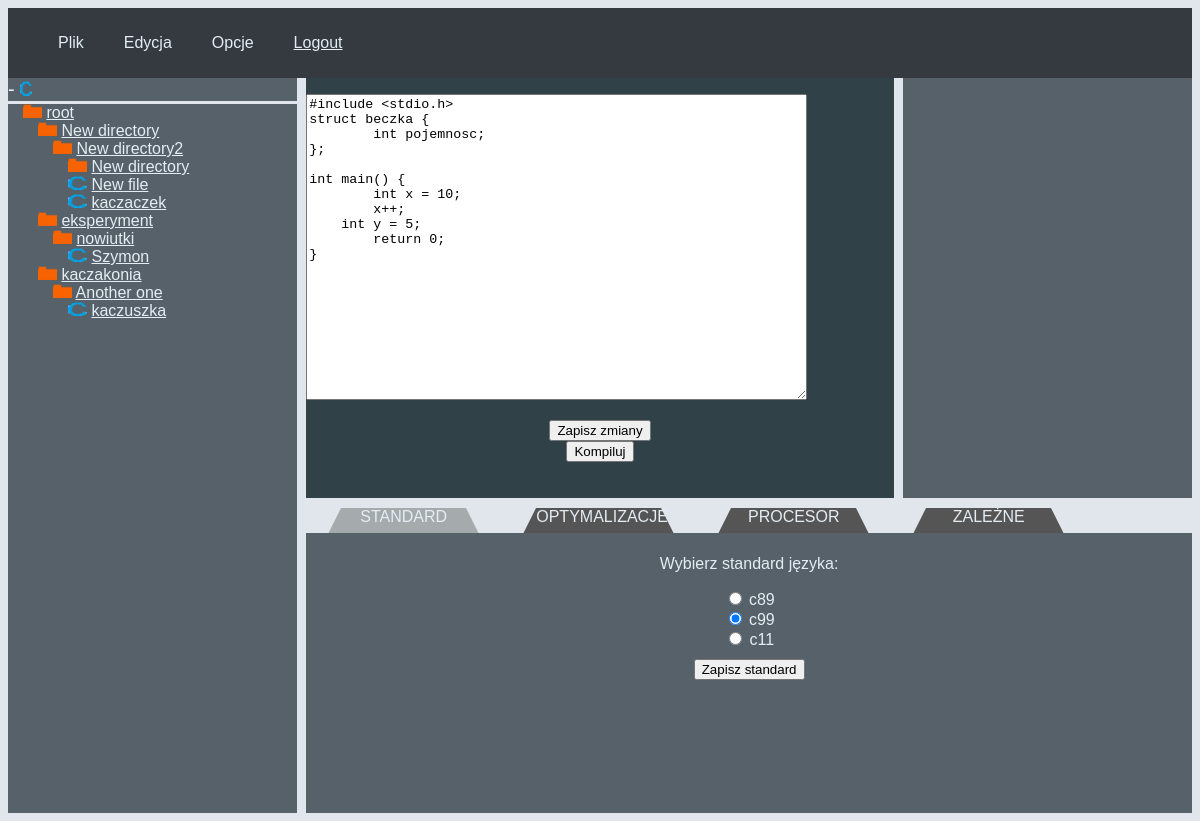
/dir_browse/file_detail/19/ (signed in), run on the app's committed database.
### dir_browse/models.py (models this page shows, shortened)
class FileSystemAbstractModel(BaseModel):
    parent = models.ForeignKey('Directory', on_delete=models.CASCADE, blank=True, null=True)
    class Meta:
        abstract = True

class Directory(FileSystemAbstractModel):
    is_a_file = False
    class Meta:
        abstract = False

class File(FileSystemAbstractModel):
    text = models.CharField(max_length=10000, default="siema")
    is_a_file = True
    class Meta:
        abstract = False

class Standard(models.Model):
    name = models.CharField(max_length = 10)

### dir_browse/views.py (the view)
# urls.py: path('file_detail/<int:pk>/', views.file_detail, name='file_detail'),
@login_required
def file_detail(request, pk):
    file = get_object_or_404(File, id=pk)
    if file.owner != request.user:
        return HttpResponseNotFound()
    if request.method == "POST":
        form = EditorForm(request.POST)
        if form.is_valid():
            text = form.cleaned_data["text"]
            file.text = text
            file.change_date = timezone.now()
            file.save()
            return HttpResponse()
    else:
        form = EditorForm(initial={'text': file.text})
    list = append_descendants(request.user, None, [])
    standard_list = Standard.objects.all()
    processor_list = Processor.objects.all()
    asm = getDataOrNothing(file.name)
    optimizations_form = OptimizationsForm()
    dependant_form = DependantForm()
    settings = CompilationSettings.objects.order_by("id")[0]
    return render(request, "dir_browse/file_detail.html", {"settings": settings, "dependant_form": dependant_form, "optimizations_form": optimizations_form, "form": form, "file": file, "directory_list": list, "pk": pk, "standard_list": standard_list, "asm": asm, "processor_list": processor_list})

### dir_browse/forms.py
class DependantForm(forms.Form):
    def __init__(self, *args, **kwargs):
        super(DependantForm, self).__init__(*args, **kwargs)
        if CompilationSettings.objects.all().count() > 0:
            self.fields['options'] = forms.MultipleChoiceField(choices=[(o.name, str(o)) for o in DependantOption.objects.filter(
            processor=CompilationSettings.objects.order_by("id")[0].processor)], label='', required=False)
        else:
            self.fields['options'] = forms.MultipleChoiceField(choices=[(o.name, str(o)) for o in DependantOption.objects.all()], label='', required=False)
    if CompilationSettings.objects.all().count() > 0:
        options = forms.MultipleChoiceField(choices=[(o.name, str(o)) for o in DependantOption.objects.filter(
            processor=CompilationSettings.objects.order_by("id")[0].processor)], label='', required=False)
    else:
         options = forms.MultipleChoiceField(choices=[(o.name, str(o)) for o in DependantOption.objects.all()], label='', required=False)

class OptimizationsForm(forms.Form):
    options = forms.MultipleChoiceField(
        choices=[(o.name, str(o)) for o in Optimization.objects.all()], label='', required=False)

### dir_browse/models.py (called while the page is built)
    def __str__(self):
        return self.name

### dir_browse/views.py (called while the page is built)
def getDataOrNothing(file):
    try:
        text_file = open(file + ".asm", "r")
        data = text_file.read()
        text_file.close()
    except:
        return ("")
    return (data)

def append_descendants(user, name, list):
    children = Directory.objects.filter(
        parent=name).filter(alive=True, owner=user).order_by("name")
    children2 = File.objects.filter(
        parent=name).filter(alive=True, owner=user).order_by("name")
    if children.count() or children2.count() >= 1 and name != None:
        list.append("in")
    for child in children:
        list.append(child)
        list = append_descendants(user, child, list)
    for child in children2:
        list.append(child)
    if children.count() or children2.count() >= 1 and name != None:
        list.append("out")
    return list

### dir_browse/templates/dir_browse/file_detail.html (shortened to what this page needs)
{% extends 'dir_browse/base.html' %}
{% block left %}
<a class="directories-menu-button" id="delete-button" href={% url 'dir_browse:delete_file' pk %}>-{% load static %}
    <img src={% static 'dir_browse/images/file.png' %} alt="file icon">
{% endblock %}
{% block centre %}
<div class="cell-code">
    <form action={% url 'dir_browse:file_detail' pk %} id="formdata" method="post">
        <div class="code-area">
        {{form.as_p}}
        </div>
        <input type="submit" value="Zapisz zmiany">
    </form>
    <form action={% url 'dir_browse:compile' pk %} method="post">
        <input type="submit" value="Kompiluj">
    </form>
</div>
<link rel="stylesheet" href="https://cdnjs.cloudflare.com/ajax/libs/codemirror/5.65.0/codemirror.min.css"
 />
<link rel="stylesheet" href="https://cdnjs.cloudflare.com/ajax/libs/codemirror/5.65.0/theme/oceanic-next.min.css"
 />
{% endblock %}

### dir_browse/templates/dir_browse/base.html (shortened to what this page needs)
<!DOCTYPE html>
<html lang="pl-PL">
<head>
    {% load static %}
    <link rel="stylesheet" href={% static 'dir_browse/schemeStyle.css' %}>
</head>
<body>
    <div class="wrapper">
        <div class="cell-top">
                {% load static %}
            <nav class="bar">
                <ul class="bar-list">
                    <li>Plik</li>
                    <li>Edycja</li>
                    <li>Opcje</li>
                    {% if request.user.is_authenticated %}
                    <li><a class="top-cell-link" href="{% url 'dir_browse:logout' %}">Logout</a></li>
                    {% else %}
                    <li><a class="top-cell-link" href="{% url 'dir_browse:login' %}">Login</a></li>
                    {% endif %}
                </ul>
            </nav>
        </div>
        <div class="cell-directories">
            <div class="directories-menu">
                {% block left %}
                {% endblock %}
            </div>
            <div class="directory">
                <img src={% static 'dir_browse/images/directory.png' %} alt="directory icon">
                <a class="directories-menu-link" href="{% url 'dir_browse:index'%}">root</a>
            </div>
            {% if directory_list %}
            <ul class="directory">
                {% for directory in directory_list %}
                {% if directory == 'in' %}
                <ul class="directory">
                    {% elif directory == 'out' %}
                </ul>
                {% else %}
                {% if directory.is_a_file == False %}
                {% load static %}
                <li>
                    <img src={% static 'dir_browse/images/directory.png' %} alt="directory icon">
                    <a class="directories-menu-link" href={% url 'dir_browse:dir_detail' directory.id %}>{{directory.name }}</a>
                </li>
                {% else %}
                <li>
                    <img src={% static 'dir_browse/images/file.png' %} alt="directory icon">
                    <a class="directories-menu-link" href={% url 'dir_browse:file_detail' directory.id %}>{{directory.name }}</a>
                </li>
                {% endif %}
                {% endif %}
                {% endfor %}
            </ul>
            {% else %}
            <p>No directories are available.</p>
            {% endif %}
        </div>
        {% block centre %}
        {% endblock %}
        <div class="cell-right">
        </div>
        {% block down %}
        <div class="cell-tab">
            <div class="tab" id="defaultOpen" onclick="openTab(event, 'tab1')">STANDARD</div>
            <div class="tab" onclick="openTab(event, 'tab2')">OPTYMALIZACJE</div>
            <div class="tab" onclick="openTab(event, 'tab3')">PROCESOR</div>
            <div class="tab" onclick="openTab(event, 'tab4')">ZALEŻNE</div>
        </div>
        <div class="cell-tab-data" id="tab1">
            <form action={% url 'dir_browse:choose_standard' %} method="post">
                <fieldset>
                    <p>Wybierz standard języka:</p>
                    {% for standard in standard_list %}
                    {% if settings.standard == standard %}
                    <input type="radio" name="standard" id="standard{{ forloop.counter }}" value="{{ standard.id }}"
                        checked="checked">
                    {%else %}
                    <input type="radio" name="standard" id="standard{{ forloop.counter }}" value="{{ standard.id }}">
                    {%endif%}
                    <label for="standard{{ forloop.counter }}">{{ standard.name }}</label><br>
                    {% endfor %}
                </fieldset>
                <input type="submit" value="Zapisz standard">
            </form>
        </div>
        {% endblock %}
    </div>
</body>
</html>

### dir_browse/static/dir_browse/schemeStyle.css (style rules this page uses)
:root { --first-color: #566169; --second-color: #304148; --top-cell-color: #343a40; --top-cell-hover-color: #51575c; --tab-hover-color: #7f868b; --tab-active-color: #a5aaad; --tab-color: #555; --text-color: rgb(228, 237, 244); --text-color-darker: rgb(213, 221, 226); --text-color-darkest: rgb(184, 191, 197); --background-white: rgb(225, 230, 236); }
body { background-color: var(--background-white); }
fieldset { border: none }
.wrapper { display: grid; grid-template-columns: 1fr 1fr 1fr 1fr; grid-template-rows: 1fr 6fr 0.5fr 4fr; grid-column-gap: 9px; grid-row-gap: 0px; text-align: center; }
[class^='cell'] { min-height: 10px; color: var(--text-color); font-family: 'Titillium Web', 'Alegreya Sans', sans-serif; }
ul { list-style: none; }
.cell-directories { grid-row: 2/5; background-color: var(--first-color); }
.directory { padding-left: 15px; margin: 0; text-align: start; }
.directory img { height: 14px; width: 19px; }
.directories-menu { border-bottom: 3px solid var(--background-white); text-align: left; }
.directories-menu-button { font-size: 20px; color: var(--text-color); background-color: var(--first-color); margin-right: 10px; }
.directories-menu-button:link { text-decoration: none; }
.directories-menu-button img { max-height: 15px; }
.directories-menu-link:link { color: var(--text-color); }
.cell-code { grid-column: 2/4; background-color: var(--second-color); resize: none; }
.code-area { text-align: left; }
.cell-code::placeholder { color: var(--text-color); }
.cell-right { grid-column: 4/4; background-color: var(--first-color); }
.cell-tab { grid-column: 2/5; }
.cell-tab-data { display: none; background-color: var(--first-color); grid-column: 2/5; }
.tab { border-bottom: 50px solid var(--tab-color); border-left: 25px solid transparent; border-right: 25px solid transparent; height: 0; width: 125px; margin: 10px; float: left; }
.tab.active { border-bottom: 50px solid var(--tab-active-color); }
.cell-top { grid-column: 1/5; background-color: var(--top-cell-color); }
.bar-list li { color: var(--text-color); padding: 10px; margin-bottom: 10px; margin-right: 35px; }
.top-cell-link:link { color: var(--text-color); }
@media only screen and (min-width: 601px) { .bar-list li:not(:last-child) { margin-right: 20px; } }
@media only screen and (min-width: 601px) { .bar-list li { float: left; padding: 10px; margin-bottom: 10px; max-height: 20px; } }

### data on the page
Directory: name "New directory"
Directory: name "New directory2"
Directory: name "New directory"
File: name "New file"
File: name "kaczaczek"
Directory: name "eksperyment"
Directory: name "nowiutki"
File: name "Szymon"
Directory: name "kaczakonia"
Directory: name "Another one"
File: name "kaczuszka", text "#include <stdio.h> struct beczka { int pojemnosc; }; int main() { int x = 10; x++; int y = 5; return 0; }"
Standard: name "c89"
Standard: name "c99"
Standard: name "c11"
